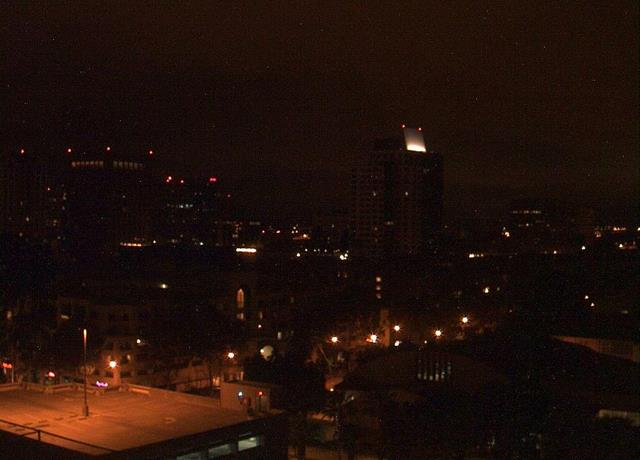
#> input picture data/night.jpg, 640 x 460 px, found by its file name
$ python compare_retinex_results.py   (older library calls are emulated)
#> lines starting #> are read from the running program, lines starting #| are printed output that depends on the picture
#> in main, image is the input picture: shape (460, 640, 3); mean B, G, R 10.4, 16.2, 32.8
### src/retinex_algorithms.py
import argparse
import os

import cv2
import numpy as np


def get_ksize(sigma: float) -> int:
    ksize = int(((sigma - 0.8) / 0.15) + 2.0)
    if ksize < 3:
        ksize = 3
    if ksize % 2 == 0:
        ksize += 1
    return ksize


def get_gaussian_blur(img: np.ndarray, sigma: float, ksize: int = 0) -> np.ndarray:
    if ksize == 0:
        ksize = get_ksize(sigma)
    sep_k = cv2.getGaussianKernel(ksize, sigma)
    kernel_2d = np.outer(sep_k, sep_k)
    return cv2.filter2D(img, -1, kernel_2d)


def ssr(img: np.ndarray, sigma: float) -> np.ndarray:
#> called with sigma = 80
    img_f = img.astype(np.float64) + 1.0
    blur = get_gaussian_blur(img_f, sigma=sigma)
    return np.log10(img_f) - np.log10(blur + 1.0)


def msr(img: np.ndarray, sigma_scales: tuple[float, ...] = (15, 80, 250), apply_normalization: bool = True) -> np.ndarray:
#> called with sigma_scales = (15, 80, 250), apply_normalization = True
    msr_img = np.zeros(img.shape, dtype=np.float64)
    for sigma in sigma_scales:
        msr_img += ssr(img, sigma)
    msr_img = msr_img / float(len(sigma_scales))

    if apply_normalization:
        if msr_img.ndim == 2:
            msr_img = cv2.normalize(msr_img, None, 0, 255, cv2.NORM_MINMAX, dtype=cv2.CV_8UC1)
        else:
            msr_img = cv2.normalize(msr_img, None, 0, 255, cv2.NORM_MINMAX, dtype=cv2.CV_8UC3)
    return msr_img


def color_balance(img: np.ndarray, low_per: float, high_per: float) -> np.ndarray:
    total_pixels = img.shape[0] * img.shape[1]
    low_count = total_pixels * low_per / 100.0
    high_count = total_pixels * (100.0 - high_per) / 100.0

    channels = [img] if img.ndim == 2 else cv2.split(img)
    balanced_channels = []

    for ch in channels:
        hist = cv2.calcHist([ch], [0], None, [256], (0, 256)).ravel()
        cum_hist = np.cumsum(hist)
        li, hi = np.searchsorted(cum_hist, (low_count, high_count))
        li = int(np.clip(li, 0, 255))
        hi = int(np.clip(hi, 0, 255))

        if li >= hi:
            balanced_channels.append(ch)
            continue

        lut = np.array(
            [0 if i < li else (255 if i > hi else round((i - li) / (hi - li) * 255)) for i in range(256)],
            dtype=np.uint8,
        )
        balanced_channels.append(cv2.LUT(ch, lut))

    if len(balanced_channels) == 1:
        return balanced_channels[0]
    return cv2.merge(balanced_channels)


def msrcr(
    img: np.ndarray,
    sigma_scales: tuple[float, ...] = (15, 80, 250),
    alpha: float = 125,
    beta: float = 46,
    G: float = 192,
    b: float = -30,
    low_per: float = 1,
    high_per: float = 1,
) -> np.ndarray:
#> called with sigma_scales = (15, 80, 250), alpha = 125, beta = 46, G = 192, b = -30, low_per = 1, high_per = 1
    img_f = img.astype(np.float64) + 1.0
    msr_img = msr(img_f, sigma_scales=sigma_scales, apply_normalization=False)
    crf = beta * (np.log10(alpha * img_f) - np.log10(np.sum(img_f, axis=2, keepdims=True)))
    msrcr_img = G * (msr_img * crf - b)
    msrcr_img = cv2.normalize(msrcr_img, None, 0, 255, cv2.NORM_MINMAX, dtype=cv2.CV_8UC3)
    msrcr_img = color_balance(msrcr_img, low_per=low_per, high_per=high_per)
#> the loop in color_balance, `for ch in channels:` made 3 passes
#> (li, hi) on passes 1 to 3: (74, 160), (68, 161), (68, 164)
#> after the loop in color_balance, `for ch in channels:`: balanced_channels = 3 items
    return msrcr_img


def msrcp(
    img: np.ndarray,
    sigma_scales: tuple[float, ...] = (15, 80, 250),
    low_per: float = 1,
    high_per: float = 1,
) -> np.ndarray:
#> called with sigma_scales = (15, 80, 250), low_per = 1, high_per = 1
    img_f = img.astype(np.float64)
    int_img = (np.sum(img_f, axis=2) / img_f.shape[2]) + 1.0

    msr_int = msr(int_img, sigma_scales=sigma_scales, apply_normalization=True)
#> call 3 of msr, with sigma_scales = (15, 80, 250), apply_normalization = True
#> after the loop in msr (call 3), `for sigma in sigma_scales:`:
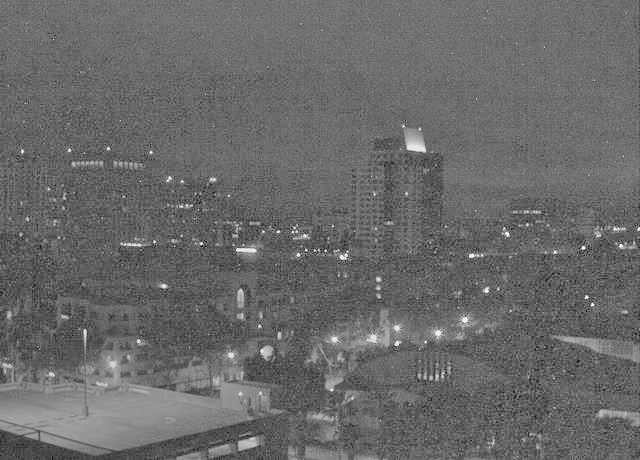
#> msr_img: shape (460, 640) float64; min -2.82, max 3.47, mean -0.207; drawn with min black and max white
    msr_cb = color_balance(msr_int, low_per=low_per, high_per=high_per).astype(np.float64) + 1.0
#> the loop in color_balance (call 2), `for ch in channels:` made 1 pass
#> (li, hi) on pass 1: (61, 163)

    B = 256.0 / (np.max(img_f, axis=2) + 1.0)
    A = np.minimum(B, msr_cb / int_img)
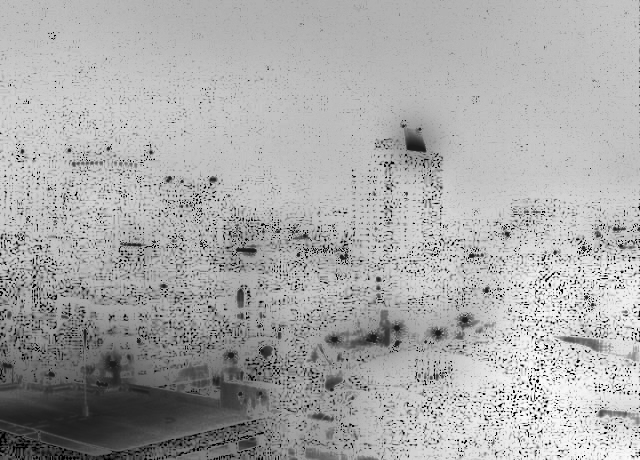
#> A: shape (460, 640) float64; min 0.0682, max 8.92, mean 5.96; drawn with min black and max white
    msrcp_img = np.clip(np.expand_dims(A, axis=2) * img_f, 0.0, 255.0)
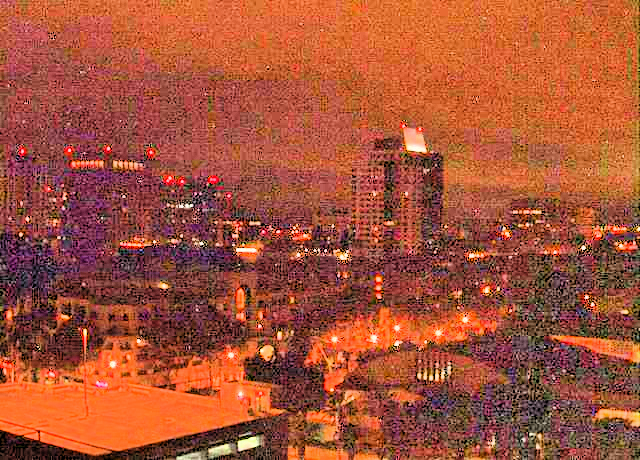
#> msrcp_img: shape (460, 640, 3) float64; mean B, G, R 56.5, 83, 166.5
    return msrcp_img.astype(np.uint8)
#> returned value: shape (460, 640, 3)


def normalize_retinex_output(retinex_img: np.ndarray) -> np.ndarray:
    return cv2.normalize(retinex_img, None, 0, 255, cv2.NORM_MINMAX, dtype=cv2.CV_8UC3)


def run_all_retinex_algorithms(
    img_bgr: np.ndarray,
    ssr_sigma: float = 80,
    sigma_scales: tuple[float, ...] = (15, 80, 250),
) -> dict[str, np.ndarray]:
    ssr_img = normalize_retinex_output(ssr(img_bgr, sigma=ssr_sigma))
    msr_img = msr(img_bgr, sigma_scales=sigma_scales, apply_normalization=True)
    msrcr_img = msrcr(img_bgr, sigma_scales=sigma_scales)
    msrcp_img = msrcp(img_bgr, sigma_scales=sigma_scales)

    return {
        "ssr": ssr_img,
        "msr": msr_img,
        "msrcr": msrcr_img,
        "msrcp": msrcp_img,
    }


def parse_scales(scales_str: str) -> tuple[float, ...]:
    return tuple(float(part.strip()) for part in scales_str.split(",") if part.strip())


# [24 lines left out: function main, not called in this run]


# [2 lines that do not run on import are left out]

### src/compare_retinex_results.py
import argparse
import csv
import os

import cv2
import numpy as np

from retinex_algorithms import run_all_retinex_algorithms


def mse(a: np.ndarray, b: np.ndarray) -> float:
    return float(np.mean((a.astype(np.float64) - b.astype(np.float64)) ** 2))


def psnr(a: np.ndarray, b: np.ndarray, max_val: float = 255.0) -> float:
    err = mse(a, b)
    if err == 0:
        return float("inf")
    return float(20.0 * np.log10(max_val) - 10.0 * np.log10(err))


def brightness(img: np.ndarray) -> float:
    hsv = cv2.cvtColor(img, cv2.COLOR_BGR2HSV)
    return float(np.mean(hsv[:, :, 2]))


def contrast_std(img: np.ndarray) -> float:
    gray = cv2.cvtColor(img, cv2.COLOR_BGR2GRAY)
    return float(np.std(gray))


def entropy_gray(img: np.ndarray) -> float:
    gray = cv2.cvtColor(img, cv2.COLOR_BGR2GRAY)
    hist = cv2.calcHist([gray], [0], None, [256], [0, 256]).ravel()
    p = hist / np.maximum(np.sum(hist), 1.0)
    p = p[p > 0]
    return float(-np.sum(p * np.log2(p)))


def make_grid(images: list[tuple[str, np.ndarray]], tile_size: tuple[int, int] = (420, 320), cols: int = 3) -> np.ndarray:
    title_h = 38
    margin = 12
    tw, th = tile_size
    rows = int(np.ceil(len(images) / cols))

    canvas_h = rows * (th + title_h + margin) + margin
    canvas_w = cols * (tw + margin) + margin
    canvas = np.ones((canvas_h, canvas_w, 3), dtype=np.uint8) * 245

    for idx, (name, img) in enumerate(images):
        r = idx // cols
        c = idx % cols
        x0 = margin + c * (tw + margin)
        y0 = margin + r * (th + title_h + margin)

        tile = cv2.resize(img, (tw, th))
        cv2.rectangle(canvas, (x0 - 1, y0 - 1), (x0 + tw + 1, y0 + title_h + th + 1), (190, 190, 190), 1)
        cv2.putText(canvas, name, (x0 + 8, y0 + 25), cv2.FONT_HERSHEY_SIMPLEX, 0.72, (20, 20, 20), 2, cv2.LINE_AA)
        canvas[y0 + title_h : y0 + title_h + th, x0 : x0 + tw] = tile

    return canvas


def main() -> None:
    parser = argparse.ArgumentParser(description="Run and compare Retinex enhancement variants")
    parser.add_argument("--input_image", type=str, default="data/night.jpg", help="Input image path")
    parser.add_argument("--reference_image", type=str, default="", help="Optional reference image path for MSE/PSNR")
    parser.add_argument("--output_dir", type=str, default="results/retinex_compare", help="Directory to save outputs")
    parser.add_argument("--ssr_sigma", type=float, default=80, help="Sigma for SSR")
    parser.add_argument("--scales", type=str, default="15,80,250", help="Comma-separated scales for MSR-based methods")
    args = parser.parse_args()

    image = cv2.imread(args.input_image)
    if image is None:
        raise FileNotFoundError(f"Image not found at {os.path.abspath(args.input_image)}")

    scales = tuple(float(part.strip()) for part in args.scales.split(",") if part.strip())
    outputs = run_all_retinex_algorithms(image, ssr_sigma=args.ssr_sigma, sigma_scales=scales)
#> outputs = 4 items

    os.makedirs(args.output_dir, exist_ok=True)
    cv2.imwrite(os.path.join(args.output_dir, "input.png"), image)
    for name, out in outputs.items():
        cv2.imwrite(os.path.join(args.output_dir, f"{name}.png"), out)
#> this loop made 4 passes
#> name on passes 1 to 4: 'ssr', 'msr', 'msrcr', 'msrcp'

    reference = None
    if args.reference_image:
        reference = cv2.imread(args.reference_image)
        if reference is None:
            raise FileNotFoundError(f"Reference image not found at {os.path.abspath(args.reference_image)}")
        if reference.shape != image.shape:
            reference = cv2.resize(reference, (image.shape[1], image.shape[0]))

    metrics_rows: list[dict[str, float | str]] = []
    for name, out in outputs.items():
        row: dict[str, float | str] = {
            "method": name,
            "brightness_v_mean": brightness(out),
            "contrast_gray_std": contrast_std(out),
            "entropy_gray": entropy_gray(out),
        }
        if reference is not None:
            row["mse_to_reference"] = mse(reference, out)
            row["psnr_to_reference"] = psnr(reference, out)
        metrics_rows.append(row)
#> this loop made 4 passes
#> pass 1, in contrast_std, `gray = cv2.cvtColor(img, cv2.COLOR_BGR2GRAY)`:
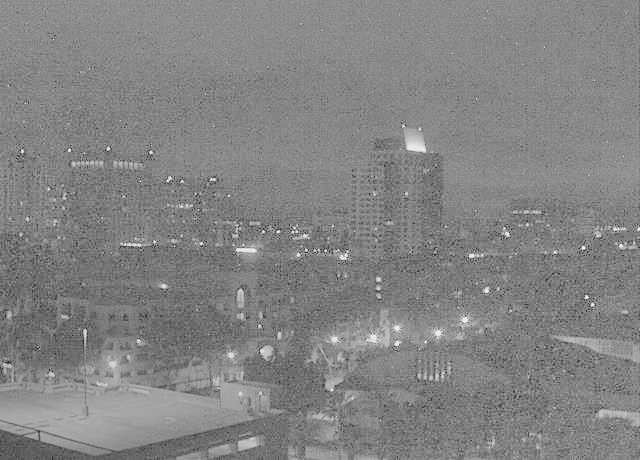
#> gray: shape (460, 640); min 23, max 241, mean 131.2
#> after the loop, metrics_rows = 4 items

    metrics_csv_path = os.path.join(args.output_dir, "metrics.csv")
    fieldnames = list(metrics_rows[0].keys()) if metrics_rows else ["method"]
#> fieldnames = ['method', 'brightness_v_mean', 'contrast_gray_std', 'entropy_gray']
    with open(metrics_csv_path, "w", newline="", encoding="utf-8") as csv_file:
        writer = csv.DictWriter(csv_file, fieldnames=fieldnames)
        writer.writeheader()
        writer.writerows(metrics_rows)

    grid_images = [("Input", image)] + [(name.upper(), out) for name, out in outputs.items()]
#> grid_images = 5 items
    grid = make_grid(grid_images)
#> in make_grid, `rows = int(np.ceil(len(images) / cols))`: rows = 2
#> in make_grid, `canvas_h = rows * (th + title_h + margin) + margin`: canvas_h = 752
#> the loop in make_grid, `for idx, (name, img) in enumerate(images):` made 5 passes
#> (name, r, c, x0, y0) on passes 1 to 5: ('Input', 0, 0, 12, 12), ('SSR', 0, 1, 444, 12), ('MSR', 0, 2, 876, 12), ('MSRCR', 1, 0, 12, 382), ('MSRCP', 1, 1, 444, 382)
#> pass 1, in make_grid, `tile = cv2.resize(img, (tw, th))`:
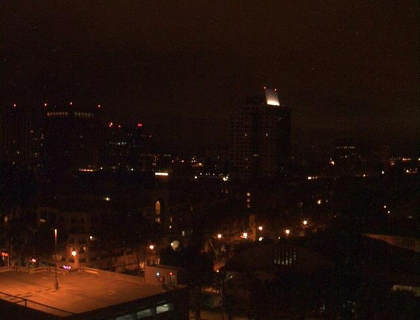
#> tile: shape (320, 420, 3); mean B, G, R 10.3, 16.1, 32.7
#> pass 2, in make_grid, `tile = cv2.resize(img, (tw, th))`:
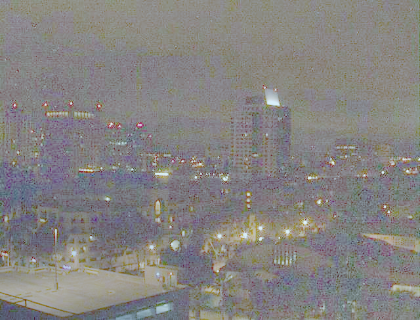
#> tile: shape (320, 420, 3); mean B, G, R 128.8, 130.6, 133
#> after the loop in make_grid, `for idx, (name, img) in enumerate(images):`:
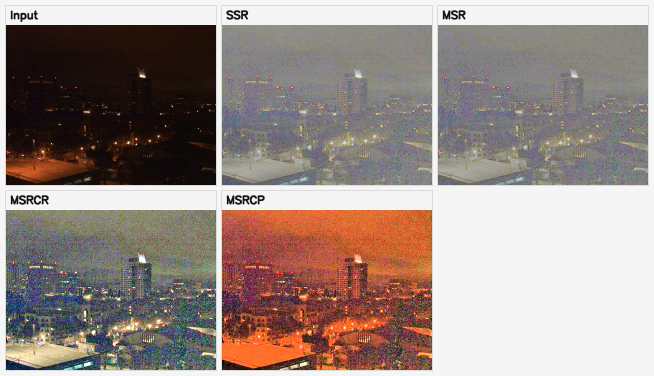
#> canvas: shape (752, 1308, 3) (shown at 1/2 size); mean B, G, R 135, 140.7, 154.8
    grid_path = os.path.join(args.output_dir, "comparison_grid.png")
    cv2.imwrite(grid_path, grid)

    print("Saved Retinex comparison outputs:")
    print(f"- {grid_path}")
#| - results/retinex_compare/comparison_grid.png
    print(f"- {metrics_csv_path}")
#| - results/retinex_compare/metrics.csv
    print(f"- {os.path.join(args.output_dir, 'input.png')}")
#| - results/retinex_compare/input.png
    for name in outputs.keys():
        print(f"- {os.path.join(args.output_dir, f'{name}.png')}")


if __name__ == "__main__":
    main()

$ run again, with data/day_img2img.jpg copied over data/night.jpg
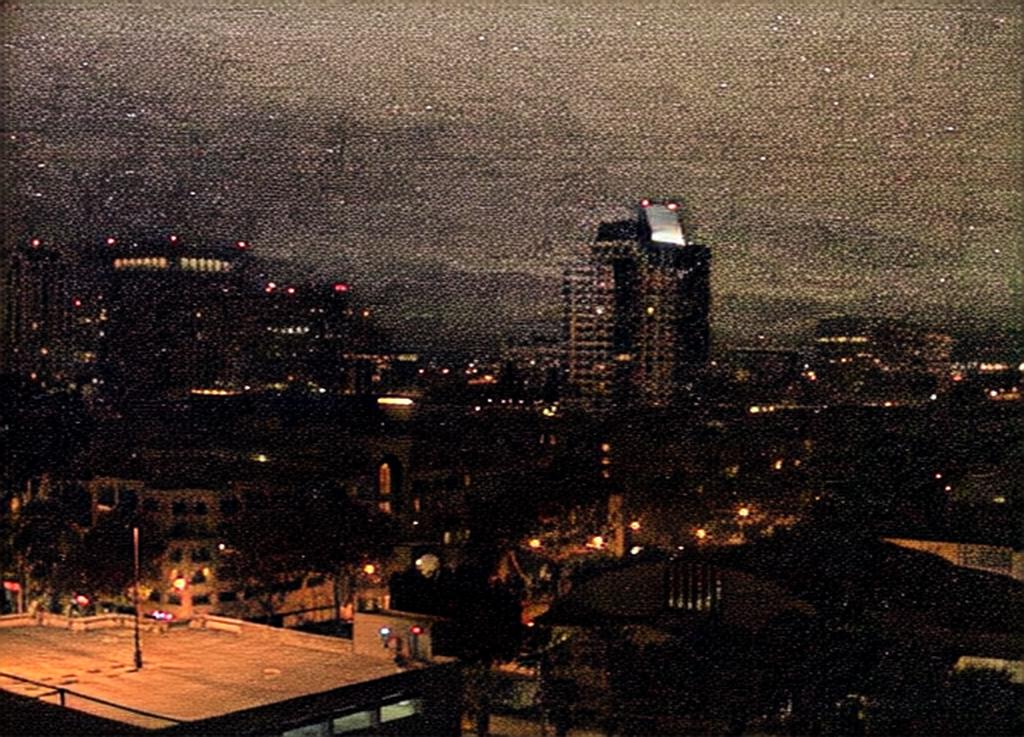
#> input picture data/day_img2img.jpg, 1024 x 737 px, found by its file name
#> in main, image is the input picture: shape (737, 1024, 3); mean B, G, R 44.2, 53.5, 69.4
#> the loop in msr, `for sigma in sigma_scales:` made 3 passes
#> pass 1, in msr, `msr_img += ssr(img, sigma)`:
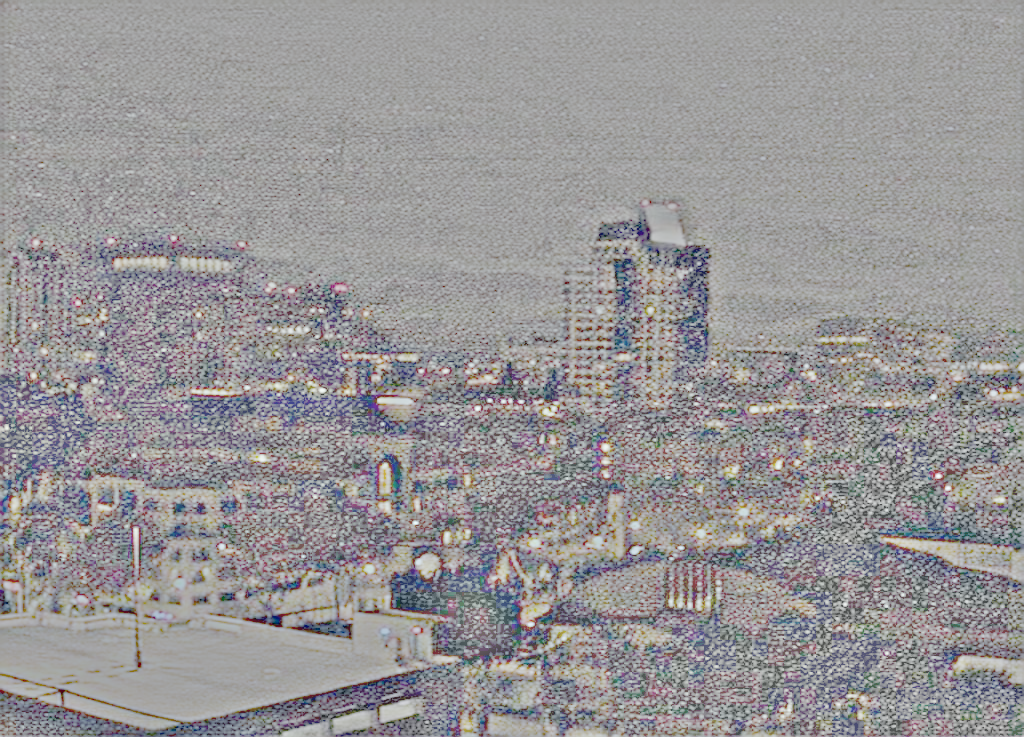
#> msr_img: shape (737, 1024, 3) float64; mean B, G, R -0.138, -0.156, -0.125; drawn with min black and max white
#> pass 3, in ssr (call 4), `blur = get_gaussian_blur(img_f, sigma=sigma)`:
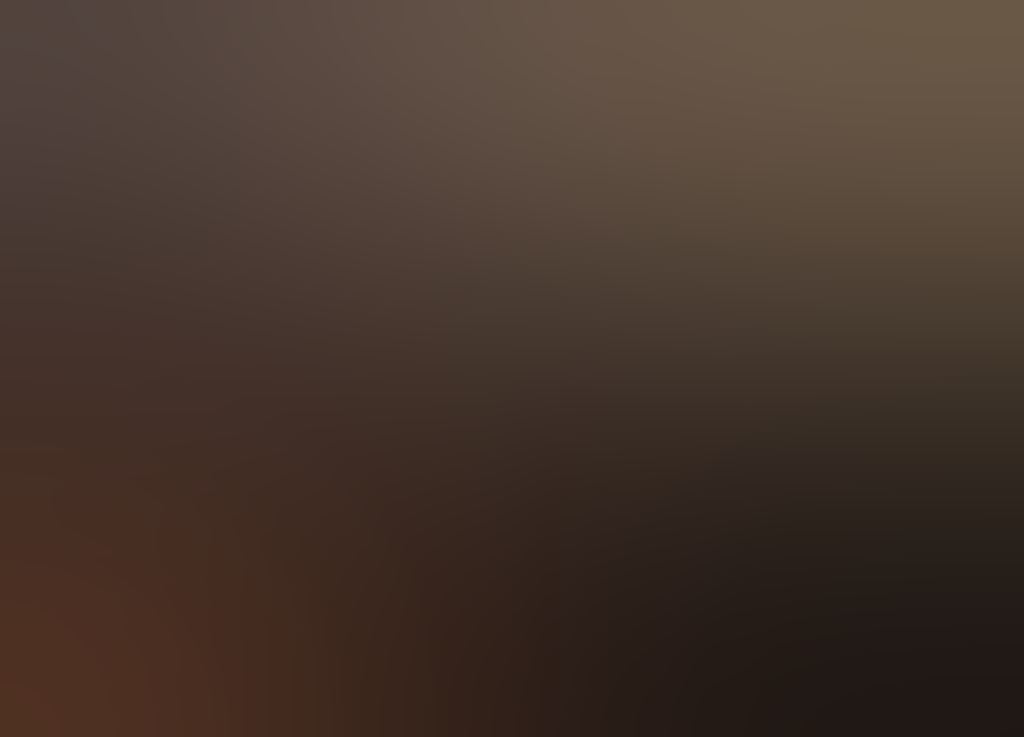
#> blur: shape (737, 1024, 3) float64; mean B, G, R 45.2, 54.5, 70.4
#> the loop in color_balance, `for ch in channels:` made 3 passes
#> (li, hi) on passes 1 to 3: (71, 197), (65, 201), (52, 204)
#> after the loop in color_balance, `for ch in channels:`: balanced_channels = 3 items
#> the loop in color_balance (call 2), `for ch in channels:` made 1 pass
#> (li, hi) on pass 1: (48, 201)
#> outputs = 4 items
#> the loop in main, `for name, out in outputs.items():` made 4 passes
#> name on passes 1 to 4: 'ssr', 'msr', 'msrcr', 'msrcp'
#> fieldnames = ['method', 'brightness_v_mean', 'contrast_gray_std', 'entropy_gray']
#> grid_images = 5 items
#> rows = 2
#> canvas_h = 752
#> the loop in make_grid, `for idx, (name, img) in enumerate(images):` made 5 passes
#> (name, r, c, x0, y0) on passes 1 to 5: ('Input', 0, 0, 12, 12), ('SSR', 0, 1, 444, 12), ('MSR', 0, 2, 876, 12), ('MSRCR', 1, 0, 12, 382), ('MSRCP', 1, 1, 444, 382)
#| - results/retinex_compare/comparison_grid.png
#| - results/retinex_compare/metrics.csv
#| - results/retinex_compare/input.png
#> the loop in main, `for name in outputs.keys():` made 4 passes
#> (printed output is left out)
